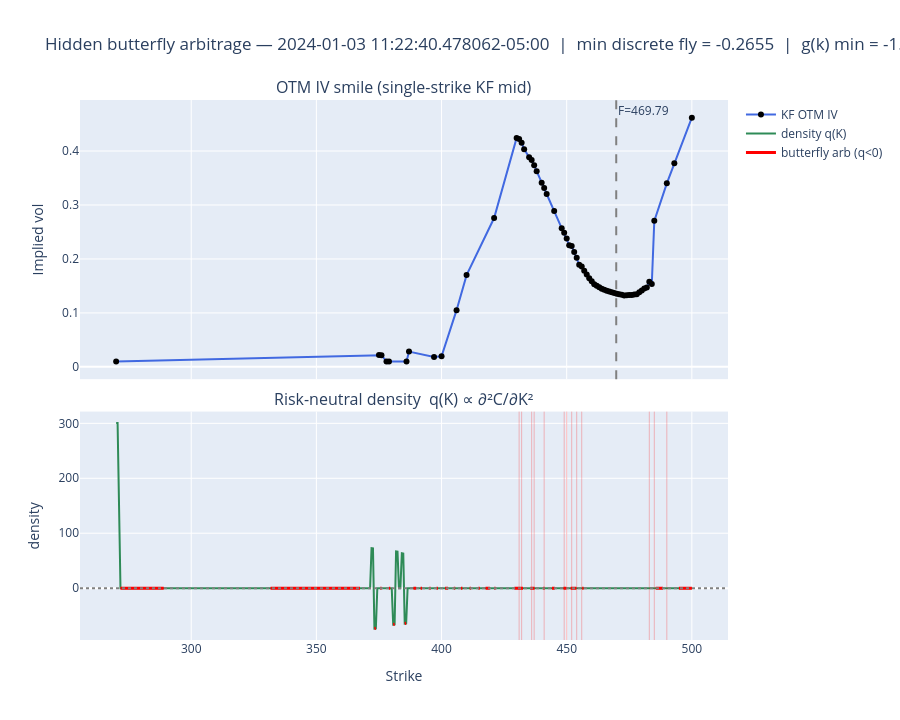

Source (notebook cell):
### Markdown cell above
## 4. Plot the most deceptive example — smooth smile, hidden butterfly

### Code cell
# Pick the smoothest-looking arbitrageable snapshot (rank 0). Change to scrub.
RANK = 100
_, _, j, ts, F, spy_mid = candidates[RANK]
row = sample[j]
T = tte_at(ts)

ks, ivs = otm_smile(row, spy_mid)
Kg, iv_g, q = density_from_smile(ks, ivs, F, T)
k_mid, fly = discrete_butterfly(ks, ivs, F, T)

# Gatheral-Jacquier g(k) indicator for cross-check (log-moneyness space).
g_res = arbitrage.check_butterfly(k=np.log(ks / F), iv=ivs, T=T, plot=False)

fig = make_subplots(
    rows=2,
    cols=1,
    shared_xaxes=True,
    vertical_spacing=0.06,
    row_heights=[0.55, 0.45],
    subplot_titles=("OTM IV smile (single-strike KF mid)", "Risk-neutral density  q(K) ∝ ∂²C/∂K²"),
)

# --- Top: IV smile (linear interpolation between strikes, like a regular plot) ---
fig.add_trace(
    go.Scatter(
        x=ks,
        y=ivs,
        mode="lines+markers",
        name="KF OTM IV",
        line=dict(color="royalblue"),
        marker=dict(color="black", size=6),
    ),
    row=1,
    col=1,
)
fig.add_vline(x=F, line_dash="dash", line_color="gray", row=1, col=1, annotation_text=f"F={F:.2f}")

# --- Bottom: density, negative region shaded red ---
fig.add_trace(
    go.Scatter(x=Kg, y=q, mode="lines", name="density q(K)", line=dict(color="seagreen")),
    row=2,
    col=1,
)
q_neg = np.where(q < 0, q, np.nan)
fig.add_trace(
    go.Scatter(
        x=Kg, y=q_neg, mode="lines", name="butterfly arb (q<0)", line=dict(color="red", width=3)
    ),
    row=2,
    col=1,
)
fig.add_hline(y=0, line_dash="dot", line_color="gray", row=2, col=1)
# discrete butterfly violations on the real strikes
viol = k_mid[fly < 0]
for kv in viol:
    fig.add_vline(x=kv, line_color="red", line_width=1, opacity=0.25, row=2, col=1)

fig.update_layout(
    height=720,
    title=f"Hidden butterfly arbitrage — {ts}  |  min discrete fly = {fly.min():+.4f}  "
    f"|  g(k) min = {g_res['min_g']:+.4f}",
)
fig.update_xaxes(title_text="Strike", row=2, col=1)
fig.update_yaxes(title_text="Implied vol", row=1, col=1)
fig.update_yaxes(title_text="density", row=2, col=1)
fig.show()

print(f"Strikes with butterfly arb (q<0): {viol.tolist()}")
print(f"Smile looks arb-free to the eye? roughness={smile_roughness(ivs):.5f}")

### Figure 1 — Plotly figure (JSON) as saved in the notebook; plotly's stock layout.template omitted (floating-point values rounded to 4 significant figures; data arrays with more than 128 entries replaced by an {"elided": "..."} marker saying what was removed)
{"data": [{"line": {"color": "royalblue"}, "marker": {"color": "black", "size": 6}, "mode": "lines+markers", "name": "KF OTM IV", "type": "scatter", "x": [270.0, 375.0, 376.0, 378.0, 379.0, 386.0, 387.0, 397.0, 400.0, 406.0, 410.0, 421.0, 430.0, 431.0, 432.0, 433.0, 435.0, 436.0, 437.0, 438.0, 440.0, 441.0, 442.0, 445.0, 448.0, 449.0, 450.0, 451.0, 452.0, 453.0, 454.0, 455.0, 456.0, 457.0, 458.0, 459.0, 460.0, 461.0, 462.0, 463.0, 464.0, 465.0, 466.0, 467.0, 468.0, 469.0, 470.0, 471.0, 472.0, 473.0, 474.0, 475.0, 476.0, 477.0, 478.0, 479.0, 480.0, 481.0, 482.0, 483.0, 484.0, 485.0, 490.0, 493.0, 500.0], "xaxis": "x", "y": [0.01, 0.02201, 0.02161, 0.01, 0.01, 0.01, 0.0283, 0.01845, 0.01977, 0.1051, 0.17, 0.2758, 0.4243, 0.4225, 0.4153, 0.4032, 0.3887, 0.3834, 0.3735, 0.3625, 0.3415, 0.3314, 0.3204, 0.2888, 0.2571, 0.2484, 0.2377, 0.2256, 0.2241, 0.213, 0.2023, 0.1891, 0.1861, 0.1784, 0.171, 0.1644, 0.1585, 0.1532, 0.1505, 0.1475, 0.1448, 0.1428, 0.1412, 0.1396, 0.1381, 0.1368, 0.1356, 0.1347, 0.1336, 0.1323, 0.1325, 0.1333, 0.1331, 0.1341, 0.1345, 0.1383, 0.1416, 0.1453, 0.1472, 0.1576, 0.1537, 0.2706, 0.3402, 0.3772, 0.4618], "yaxis": "y"}, {"line": {"color": "seagreen"}, "mode": "lines", "name": "density q(K)", "type": "scatter", "x": {"elided": "400 float values"}, "xaxis": "x2", "y": {"elided": "400 float values"}, "yaxis": "y2"}, {"line": {"color": "red", "width": 3}, "mode": "lines", "name": "butterfly arb (q<0)", "type": "scatter", "x": {"elided": "400 float values"}, "xaxis": "x2", "y": {"elided": "400 float values"}, "yaxis": "y2"}], "layout": {"annotations": [{"font": {"size": 16}, "showarrow": false, "text": "OTM IV smile (single-strike KF mid)", "x": 0.5, "xanchor": "center", "xref": "paper", "y": 1, "yanchor": "bottom", "yref": "paper"}, {"font": {"size": 16}, "showarrow": false, "text": "Risk-neutral density  q(K) ∝ ∂²C/∂K²", "x": 0.5, "xanchor": "center", "xref": "paper", "y": 0.423, "yanchor": "bottom", "yref": "paper"}, {"showarrow": false, "text": "F=469.79", "x": 469.8, "xanchor": "left", "xref": "x", "y": 1, "yanchor": "top", "yref": "y domain"}], "height": 720, "shapes": [{"line": {"color": "gray", "dash": "dash"}, "type": "line", "x0": 469.8, "x1": 469.8, "xref": "x", "y0": 0, "y1": 1, "yref": "y domain"}, {"line": {"color": "gray", "dash": "dot"}, "type": "line", "x0": 0, "x1": 1, "xref": "x2 domain", "y0": 0, "y1": 0, "yref": "y2"}, {"line": {"color": "red", "width": 1}, "opacity": 0.25, "type": "line", "x0": 431, "x1": 431, "xref": "x2", "y0": 0, "y1": 1, "yref": "y2 domain"}, {"line": {"color": "red", "width": 1}, "opacity": 0.25, "type": "line", "x0": 432, "x1": 432, "xref": "x2", "y0": 0, "y1": 1, "yref": "y2 domain"}, {"line": {"color": "red", "width": 1}, "opacity": 0.25, "type": "line", "x0": 436, "x1": 436, "xref": "x2", "y0": 0, "y1": 1, "yref": "y2 domain"}, {"line": {"color": "red", "width": 1}, "opacity": 0.25, "type": "line", "x0": 437, "x1": 437, "xref": "x2", "y0": 0, "y1": 1, "yref": "y2 domain"}, {"line": {"color": "red", "width": 1}, "opacity": 0.25, "type": "line", "x0": 441, "x1": 441, "xref": "x2", "y0": 0, "y1": 1, "yref": "y2 domain"}, {"line": {"color": "red", "width": 1}, "opacity": 0.25, "type": "line", "x0": 449, "x1": 449, "xref": "x2", "y0": 0, "y1": 1, "yref": "y2 domain"}, {"line": {"color": "red", "width": 1}, "opacity": 0.25, "type": "line", "x0": 450, "x1": 450, "xref": "x2", "y0": 0, "y1": 1, "yref": "y2 domain"}, {"line": {"color": "red", "width": 1}, "opacity": 0.25, "type": "line", "x0": 452, "x1": 452, "xref": "x2", "y0": 0, "y1": 1, "yref": "y2 domain"}, {"line": {"color": "red", "width": 1}, "opacity": 0.25, "type": "line", "x0": 454, "x1": 454, "xref": "x2", "y0": 0, "y1": 1, "yref": "y2 domain"}, {"line": {"color": "red", "width": 1}, "opacity": 0.25, "type": "line", "x0": 456, "x1": 456, "xref": "x2", "y0": 0, "y1": 1, "yref": "y2 domain"}, {"line": {"color": "red", "width": 1}, "opacity": 0.25, "type": "line", "x0": 483, "x1": 483, "xref": "x2", "y0": 0, "y1": 1, "yref": "y2 domain"}, {"line": {"color": "red", "width": 1}, "opacity": 0.25, "type": "line", "x0": 485, "x1": 485, "xref": "x2", "y0": 0, "y1": 1, "yref": "y2 domain"}, {"line": {"color": "red", "width": 1}, "opacity": 0.25, "type": "line", "x0": 490, "x1": 490, "xref": "x2", "y0": 0, "y1": 1, "yref": "y2 domain"}], "title": {"text": "Hidden butterfly arbitrage — 2024-01-03 11:22:40.478062-05:00  |  min discrete fly = -0.2655  |  g(k) min = -1.8919"}, "xaxis": {"anchor": "y", "domain": [0, 1], "matches": "x2", "showticklabels": false}, "xaxis2": {"anchor": "y2", "domain": [0, 1], "title": {"text": "Strike"}}, "yaxis": {"anchor": "x", "domain": [0.483, 1], "title": {"text": "Implied vol"}}, "yaxis2": {"anchor": "x2", "domain": [0, 0.423], "title": {"text": "density"}}}}
